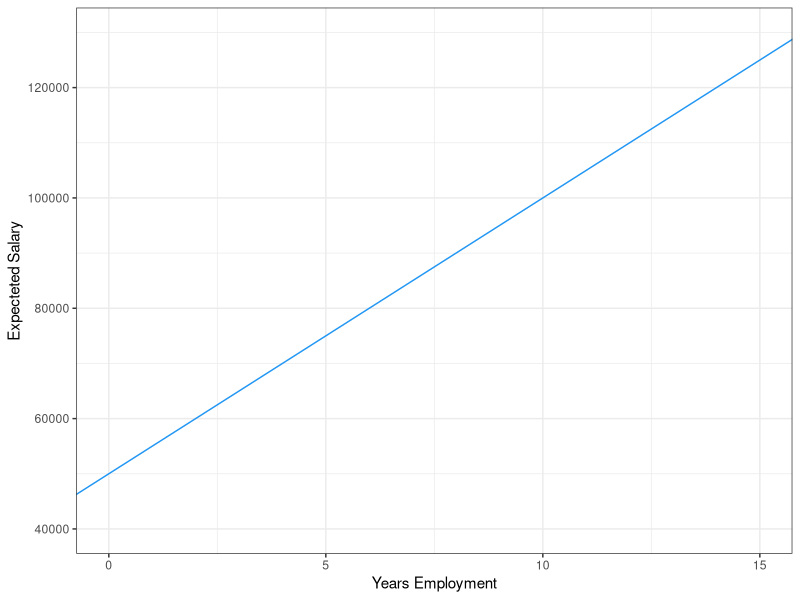
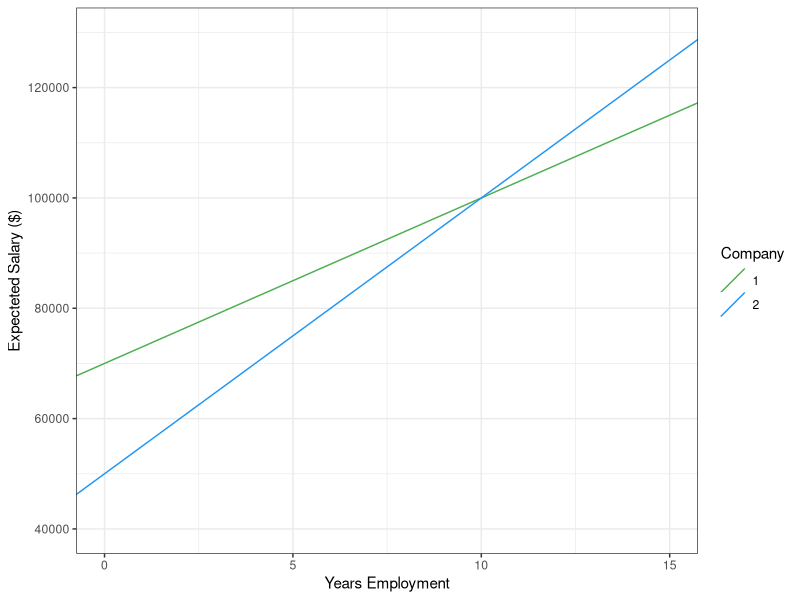
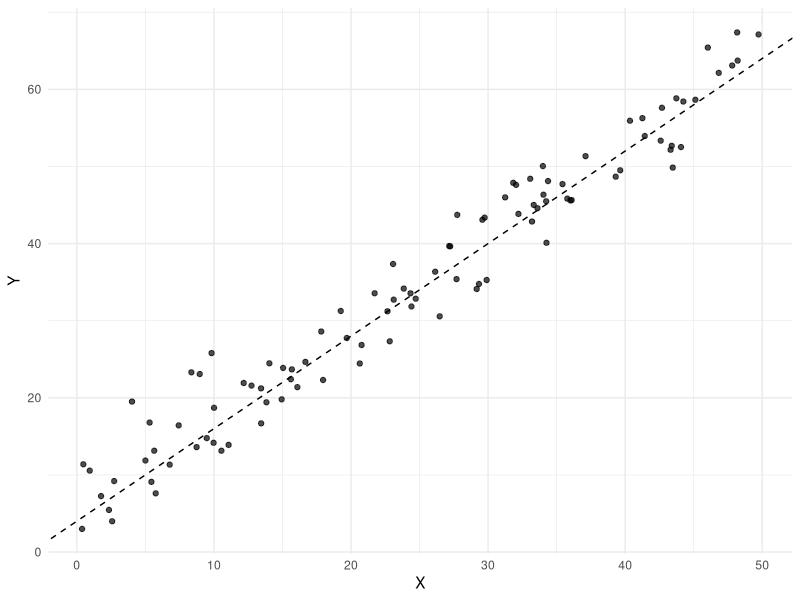

These figures' R source, in order:
## ---- chunk 1
library(ggplot2)
theme_set(theme_bw())
## ---- chunk 2
#| echo: false
#| fig-cap: "test"
ggplot()+
  geom_abline(intercept=5e4, slope=5e3, colour='#2196F3')+
  lims(x=c(0,15),y=c(4e4,13e4))+
  labs(x="Years Employment", y= "Expecteted Salary")
## ---- chunk 3
#| echo: false
#| fig-cap: "Linear trend of salary and years employed at two different companies"
ggplot()+
  geom_abline(aes(intercept=7e4, slope=3e3, colour="1"))+
  geom_abline(aes(intercept=5e4, slope=5e3, colour="2"))+
  lims(x=c(0,15),y=c(4e4,13e4))+
  labs(x="Years Employment",
       y= "Expecteted Salary ($)",
       colour="Company")+
  scale_color_manual(values= c("1"="#4CAF50","2"='#2196F3'))
## ---- chunk 4
50000+(5000*10)
## ---- chunk 5
pnorm(11e4,1e5, 4e3, lower.tail = FALSE)
## ---- chunk 6
n <- 100
X <- runif(n=100, min=0, max= 50)
head(X)
## ---- chunk 7
alpha <- 4
beta <- 1.2
sigma <- 4

simple_linear_model <- function(X, alpha, beta, sigma) {
  mu <- alpha + (beta * X) 
  mu + rnorm(length(X), mean = 0, sd = sigma)
}
## ---- chunk 8
Y <- simple_linear_model(X, alpha, beta, sigma)
head(Y)
## ---- chunk 9
#| echo: false
#| label: fig-plot
#| fig-cap: "Data generated from the simple linear model $Y=4+1.2\\times X + \\varepsilon$, with $\\varepsilon\\sim N(0,16)$. Dashed line shows E[Y|X] = α + βX"

library(ggplot2)

df <- data.frame(X = X, Y = Y)

ggplot(df, aes(X, Y)) +
  geom_point(alpha = 0.7) +
  geom_abline(intercept = alpha, slope = beta, linetype = "dashed") +
  labs(x = "X", y = "Y") +
  theme_minimal()
